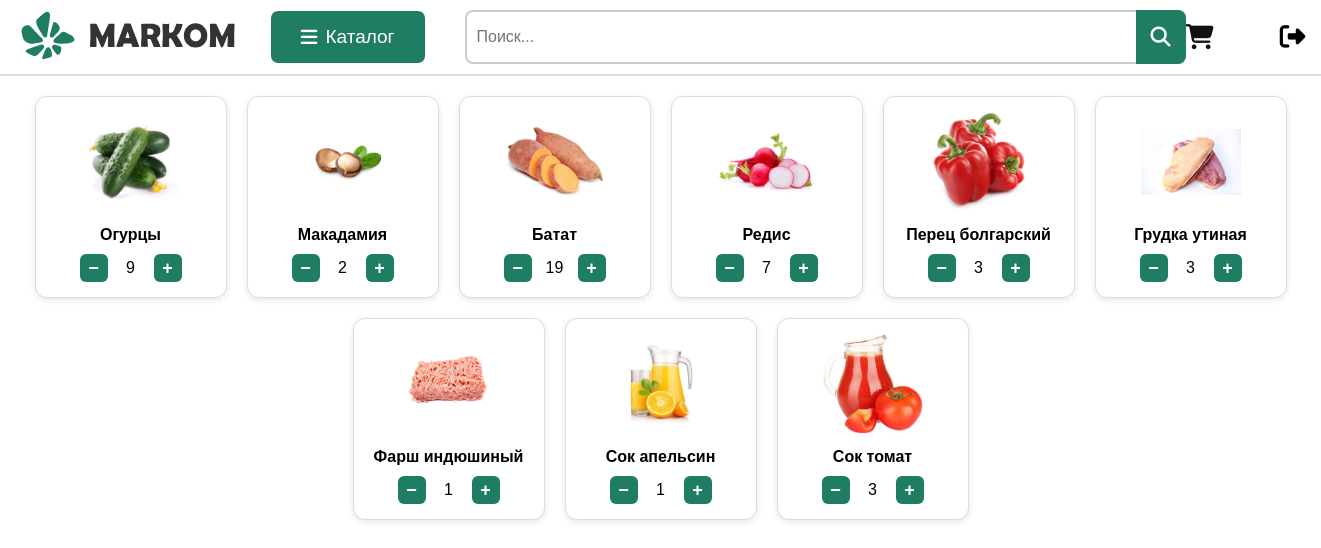
/cart (signed in), run on an earlier commit of the app's database.
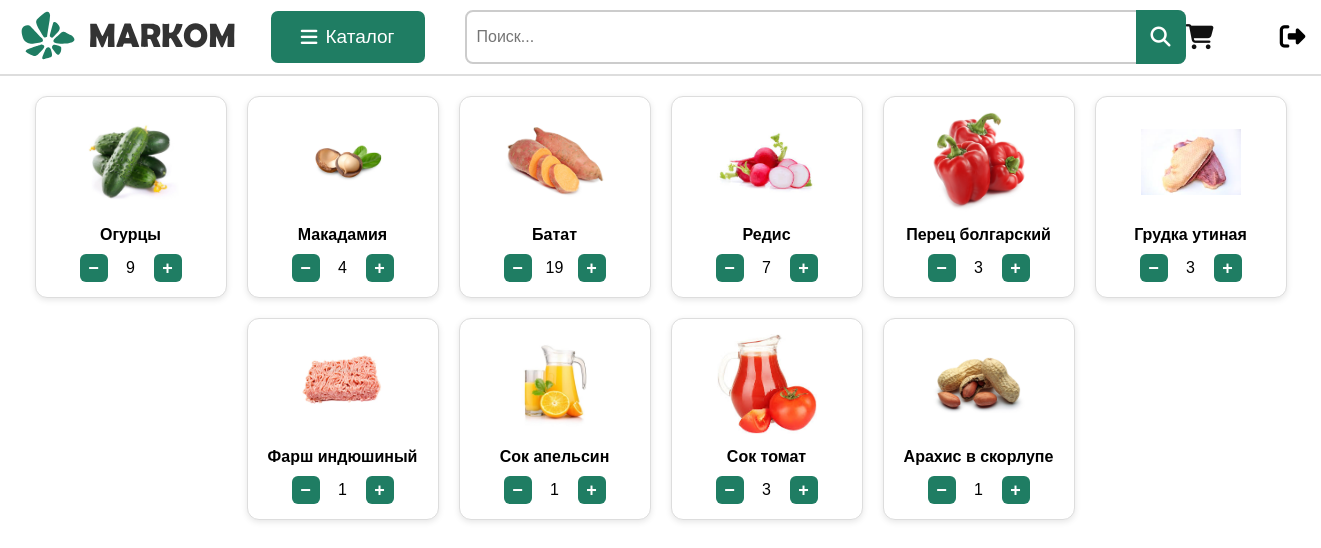
And on a later commit of the database.
### tables this page shows
CREATE TABLE "cart" (
	"id"	INTEGER,
	"user_id"	INTEGER NOT NULL,
	"product_id"	INTEGER NOT NULL,
	"product_name"	TEXT NOT NULL,
	"quantity"	INTEGER NOT NULL,
	PRIMARY KEY("id" AUTOINCREMENT),
	FOREIGN KEY("product_id") REFERENCES "products"("id"),
	FOREIGN KEY("user_id") REFERENCES "users"("id")
);

### app.py (the view)
@app.route('/cart')
def cart():
    if 'user_id' not in session:
        return redirect(url_for('login'))
    user_id = session['user_id']
    conn = get_db()
    cursor = conn.cursor()
    cursor.execute('''
        SELECT product_id, product_name, quantity
        FROM cart
        WHERE user_id = ?
    ''', (user_id,))
    items = cursor.fetchall()
    return render_template('cart.html', items=items)

### app.py (called while the page is built)
def get_db():
    conn = sqlite3.connect('users.db')
    conn.row_factory = sqlite3.Row
    return conn

### templates/cart.html (shortened to what this page needs)
<!DOCTYPE html>
<html lang="ru">
<head>
  <link rel="stylesheet" href="{{ url_for('static', filename='store.css') }}">
  <link rel="stylesheet" href="{{ url_for('static', filename='cart.css') }}">
  <link rel="stylesheet" href="https://cdnjs.cloudflare.com/ajax/libs/font-awesome/6.5.0/css/all.min.css"
 />
  <link rel="stylesheet" href="{{ url_for('static', filename='notifications.css') }}">
</head>
<body>
  <header class="site-header">
  <div class="header-left">
    <a href="{{ url_for('store') }}">
      <img src="{{ url_for('static', filename='images/markom_logo.svg') }}" alt="Логотип" class="logo">
    </a>
    <a href="#" class="catalog-button" id="catalog-toggle">
      <i class="fas fa-bars" id="catalog-icon"></i>
      <span class="catalog-text">Каталог</span>
    </a>
    <div class="search">
  <form method="GET" action="{{ url_for('search') }}" class="search-form">
    <input type="text" name="q" placeholder="Поиск..." class="search-input">
    <button type="submit" class="search-button" aria-label="Поиск">
      <i class="fa-solid fa-magnifying-glass"></i>
    </button>
  </form>
</div>
  </div>
  <div class="header-right">
    <a href="{{ url_for('cart') }}" class="cart-icon" title="Корзина">
      <div class="cart-icon-btn">
        <i class="fas fa-shopping-cart"></i>
      </div>
    </a>
     {% if session.get('user_id') %}
    <form action="{{ url_for('logout') }}" method="post" class="logout-icon">
      <button type="submit" class="logout-icon-btn" title="Выйти">
        <i class="fas fa-sign-out-alt"></i>
      </button>
    </form>
  {% endif %}
  </div>
  </header>
  <main class="cart-items">
  {% if items %}
    <div class="cart-grid">
      {% for item in items %}
        <div class="cart-card" data-product-id="{{ item['product_id'] }}">
          <img src="{{ url_for('static', filename='images/' ~ item['product_name'].replace(' ', '_') ~ '.jpg') }}"
     alt="{{ item['product_name'] }}">
          <div class="product-name">{{ item['product_name']|capitalize }}</div>
          <div class="quantity-controls">
            <button class="decrease-btn">−</button>
            <span class="quantity">{{ item['quantity'] }}</span>
            <button class="increase-btn">+</button>
          </div>
        </div>
      {% endfor %}
    </div>
  {% else %}
    <p>Ваша корзина пуста.</p>
  {% endif %}
</main>
</body>
</html>

### static/store.css (style rules this page uses)
body { margin: 0; font-family: Arial, sans-serif; background-color: #ffffff; color: #000000; }
.site-header { display: flex; justify-content: space-between; align-items: center; background-color: #ffffff; padding: 10px 20px; border-bottom: 2px solid #ddd; }
.header-left, .header-right { display: flex; align-items: center; }
.logo { height: 50px; margin-right: 15px; }
.catalog-button { color: #ffffff; background-color: #1f7d63; padding: 15px 30px; font-size: 19px; text-decoration: none; border-radius: 7px; margin-left: 20px; margin-right: 40px; display: flex; align-items: center; transition: background-color 0.3s; }
.catalog-text { margin-left: 8px; }
.search { width: 100%; margin: 0 auto; }
.search-form { display: flex; position: relative; width: 100%; }
.search-input { flex: 1; height: 50px; padding: 0px 500px 0px 10px; font-size: 16px; border: 2px solid #ccc; border-radius: 8px; outline: none; transition: border-color 0.3s ease; }
.search-button { position: absolute; right: 0; top: 0; height: 53.5px; width: 50px; border: none; background-color: #1f7d63; color: white; font-size: 20px; border-top-right-radius: 8px; border-bottom-right-radius: 8px; cursor: pointer; display: flex; align-items: center; justify-content: center; transition: background-color 0.3s ease; }
.cart-icon { color: #111; font-size: 25px; margin-right: 30px; }
.logout-icon { margin-left: 30px; }
.logout-icon-btn { background: none; border: none; cursor: pointer; color: black; font-size: 1.6rem; }

### static/cart.css (style rules this page uses)
.cart-grid { display: flex; flex-wrap: wrap; justify-content: center; gap: 20px; padding: 20px; }
.cart-card { width: 160px; border: 1px solid #ddd; border-radius: 12px; box-shadow: 0 2px 6px rgba(0, 0, 0, 0.1); text-align: center; padding: 15px; background: #fff; transition: transform 0.2s ease; }
.cart-card img { width: 100px; height: 100px; object-fit: contain; margin-bottom: 10px; }
.product-name { font-size: 16px; font-weight: 600; margin-bottom: 10px; }
.quantity-controls { display: flex; justify-content: center; align-items: center; gap: 8px; }
.quantity-controls button { width: 28px; height: 28px; font-size: 18px; font-weight: bold; background-color: #1f7d63; color: #fff; border: none; border-radius: 6px; cursor: pointer; }
.quantity-controls .quantity { width: 30px; text-align: center; font-size: 16px; }

What changed in the data, as far as the page shows it:
changed cart "Макадамия": quantity "2" → "4"
added cart: shows a picture, product_name "Арахис в скорлупе", quantity "1"
